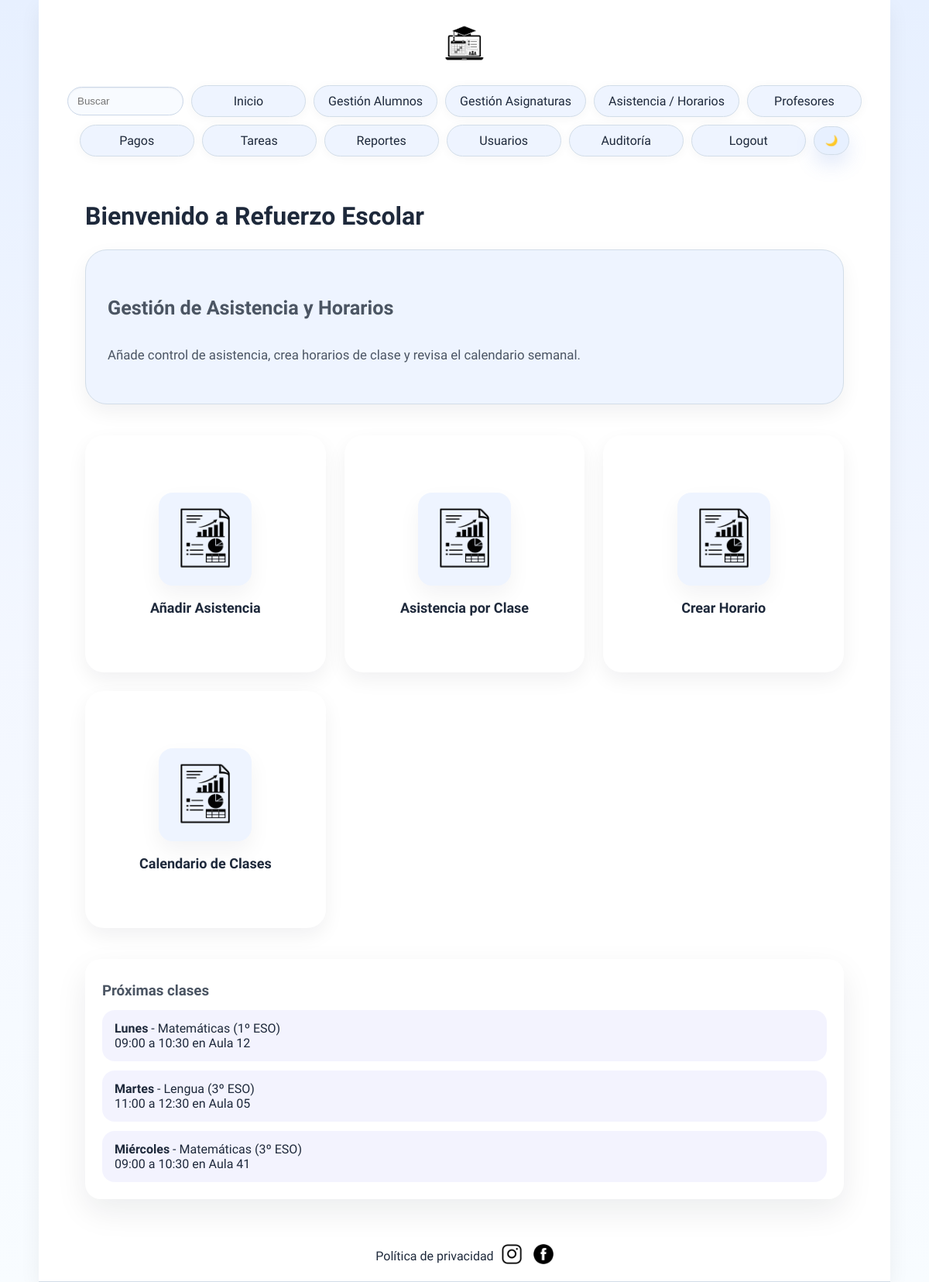
The page /gestionAsistencia.php (signed in) on the database its author committed.
### tables this page shows
CREATE TABLE IF NOT EXISTS Horario (
    id INT(5) UNSIGNED PRIMARY KEY AUTO_INCREMENT,
    idAsignatura INT(5) UNSIGNED NOT NULL,
    diaSemana VARCHAR(20) NOT NULL,
    horaInicio TIME NOT NULL,
    horaFin TIME NOT NULL,
    aula VARCHAR(50) NOT NULL,
    profesor VARCHAR(255) DEFAULT NULL,
    FOREIGN KEY (idAsignatura) REFERENCES Asignatura(id) ON DELETE CASCADE
);

CREATE TABLE `Asignatura` (
  `id` int(5) UNSIGNED NOT NULL,
  `nombre` varchar(255) NOT NULL,
  `curso` varchar(255) NOT NULL
);

### models/mysqlConnect.php (called while the page is built, shortened)
<?php
    class mysqlConn{
        private $msqli;
        public function __construct(){
            $this->server = getenv('DB_HOST') !== false ? getenv('DB_HOST') : 'localhost';
            $this->user = getenv('DB_USER') !== false ? getenv('DB_USER') : 'root';
            $this->password = getenv('DB_PASSWORD') !== false ? getenv('DB_PASSWORD') : '';
            $this->database = getenv('DB_NAME') !== false ? getenv('DB_NAME') : 'almamater';
            $this->msqli = new mysqli($this->server, $this->user, $this->password, $this->database);
            $this->msqli->set_charset("utf8");
    }
    public function preparar($sql){
        try {
            return $this->msqli->prepare($sql);
        } catch (mysqli_sql_exception $e) {
            error_log("Error SQL al preparar sentencia: " . $e->getMessage());
            return false;
        }
    }
}
?>

### controllers/HorarioController.php (called while the page is built, shortened)
<?php
require_once(__DIR__ . "/../models/mysqlConnect.php");
class HorarioController {
    private $conexion;
    public function __construct() {
        $this->conexion = new mysqlConn();
    }
    public function getProximasClases($limit = 4) {
        $order = "FIELD(diaSemana, 'Lunes', 'Martes', 'Miércoles', 'Jueves', 'Viernes', 'Sábado', 'Domingo')";
        $stmt = $this->conexion->preparar(
            "SELECT h.id, h.diaSemana, h.horaInicio, h.horaFin, h.aula, a.nombre AS asignatura, a.curso " .
            "FROM Horario h " .
            "JOIN Asignatura a ON h.idAsignatura = a.id " .
            "ORDER BY $order, h.horaInicio LIMIT ?"
        );
        $stmt->bind_param("i", $limit);
        $stmt->execute();
        $result = $stmt->get_result();
        return $result;
    }
}
?>

### gestionAsistencia.php (the view, shortened to what this page needs)
<?php require_once("views/cabecera.php"); ?>
<?php require_once("controllers/HorarioController.php"); ?>
<?php
$horarioController = new HorarioController();
$proximasClases = $horarioController->getProximasClases(4);
?>
<div id="contenido">
    <h1>Bienvenido a Refuerzo Escolar</h1>
    <div id="contenidoIndex">
        <h2>Gestión de Asistencia y Horarios</h2>
        <p>Añade control de asistencia, crea horarios de clase y revisa el calendario semanal.</p>
    </div>
    <div id="opcionesGestion">
        <div class="opcionGestion">
            <a href="nuevoAsistencia.php">
                <img src="img/estadisticas.png" alt="Añadir Asistencia" class="imagenGestion">
                <p>Añadir Asistencia</p>
            </a>
        </div>
        <div class="opcionGestion">
            <a href="asistenciaClase.php">
                <img src="img/estadisticas.png" alt="Asistencia por clase" class="imagenGestion">
                <p>Asistencia por Clase</p>
            </a>
        </div>
        <div class="opcionGestion">
            <a href="nuevoHorario.php">
                <img src="img/estadisticas.png" alt="Nuevo Horario" class="imagenGestion">
                <p>Crear Horario</p>
            </a>
        </div>
        <div class="opcionGestion">
            <a href="calendarioClases.php">
                <img src="img/estadisticas.png" alt="Calendario" class="imagenGestion">
                <p>Calendario de Clases</p>
            </a>
        </div>
    </div>
    <div id="resumenModulo">
        <h3>Próximas clases</h3>
        <?php if ($proximasClases === false): ?>
            <div class="alert-error">No se puede cargar el módulo de horarios. Compruebe que las tablas `Horario` y `Asignatura` existen en la base de datos.</div>
        <?php elseif ($proximasClases && $proximasClases->num_rows > 0): ?>
            <ul class="listaResumen">
                <?php while ($clase = $proximasClases->fetch_assoc()): ?>
                    <li>
                        <strong><?php echo htmlspecialchars($clase['diaSemana']); ?></strong> -
                        <?php echo htmlspecialchars($clase['asignatura']); ?>
                        (<?php echo htmlspecialchars($clase['curso']); ?>) <br>
                        <?php echo htmlspecialchars(substr($clase['horaInicio'], 0, 5)); ?>
                        a <?php echo htmlspecialchars(substr($clase['horaFin'], 0, 5)); ?>
                        en <?php echo htmlspecialchars($clase['aula']); ?>
                    </li>
                <?php endwhile; ?>
            </ul>
        <?php else: ?>
            <p>No hay clases programadas aún. Añade un horario para empezar.</p>
        <?php endif; ?>
    </div>
</div>
<?php require_once("views/pieDePagina.php"); ?>
</body>
</html>

### academia.css (style rules this page uses)
:root { --page-bg: linear-gradient(180deg, #e7f0ff 0%, #f3f7ff 50%, #f8fcff 100%); --text-color: #1e293b; --muted-color: #4b5563; --card-bg: #ffffff; --card-text: #0f172a; --border-color: #d2dde8; --input-bg: #f8fbff; --input-border: #cbd7e8; --input-text: #1e293b; --link-color: #1e293b; --link-hover: #3f6de1; --primary-color: #5b86e5; --primary-contrast: #ffffff; --success-color: #22c55e; --danger-color: #ef4444; --hover-bg: #e7f0ff; --table-row-bg: #f6fbff; --table-header-bg: #eef4ff; --shadow: 0 18px 40px rgba(15, 23, 42, 0.08); --shadow-soft: 0 10px 26px rgba(15, 23, 42, 0.06); --hero-bg: #eef4ff; }
body { min-height: 100vh; margin: 0; font-family: 'Actor', Arial, sans-serif; color: var(--text-color); background: var(--page-bg); transition: background 0.3s ease, color 0.3s ease; }
#cabecera, #contenido, #piePagina { max-width: 1100px; margin: 0 auto; padding: 0 20px; }
#contenido { clear: both; margin: 20px auto 40px; color: var(--text-color); width: 100%; max-width: 980px; }
a { text-decoration: none; color: var(--link-color); }
h1 { margin: 10px 0 6px 0; font-size: clamp(2rem, 2.4vw, 3rem); }
h3 { margin: 8px 0 10px 0; color: var(--muted-color); }
#contenidoIndex { background: var(--hero-bg); padding: 30px 28px; border-radius: 28px; box-shadow: var(--shadow-soft); margin: 24px 0 36px; color: var(--muted-color); line-height: 1.9; font-size: 1.05rem; border: 1px solid var(--border-color); }
#opcionesGestion { display: grid; grid-template-columns: repeat(auto-fit, minmax(260px, 1fr)); gap: 24px; margin: 40px 0; }
.opcionGestion { text-align: center; background: var(--card-bg); border-radius: 24px; padding: 28px 24px; min-height: 250px; display: flex; flex-direction: column; justify-content: center; gap: 16px; box-shadow: var(--shadow-soft); transition: transform 0.3s ease, box-shadow 0.3s ease; }
.imagenGestion { width: 120px; height: 120px; object-fit: contain; display: block; margin: 0 auto 18px auto; border-radius: 18px; background: var(--hero-bg); box-shadow: 0 12px 28px rgba(15,23,42,0.05); transition: transform 0.3s ease, box-shadow 0.3s ease; }
.opcionGestion a { text-decoration: none; color: inherit; display: block; }
.opcionGestion p { font-size: 18px; font-weight: 700; margin: 0; color: var(--text-color); }
#resumenModulo { margin-top: 30px; padding: 22px; border-radius: 20px; background: var(--container-bg); box-shadow: 0 16px 40px rgba(15, 23, 42, 0.08); }
#resumenModulo h3 { margin-bottom: 14px; }
.listaResumen { list-style: none; padding: 0; margin: 0; display: grid; gap: 12px; }
.listaResumen li { padding: 14px 16px; border-radius: 16px; background: rgba(99, 102, 241, 0.08); color: var(--text-color); }

### rows shown on the page
horario: diaSemana "Lunes", idAsignatura.nombre "Matemáticas", idAsignatura.curso "1º ESO", horaInicio "09:00", horaFin "10:30", aula "Aula 12"
horario: diaSemana "Martes", idAsignatura.nombre "Lengua", idAsignatura.curso "3º ESO", horaInicio "11:00", horaFin "12:30", aula "Aula 05"
horario: diaSemana "Miércoles", idAsignatura.nombre "Matemáticas", idAsignatura.curso "3º ESO", horaInicio "09:00", horaFin "10:30", aula "Aula 41"
